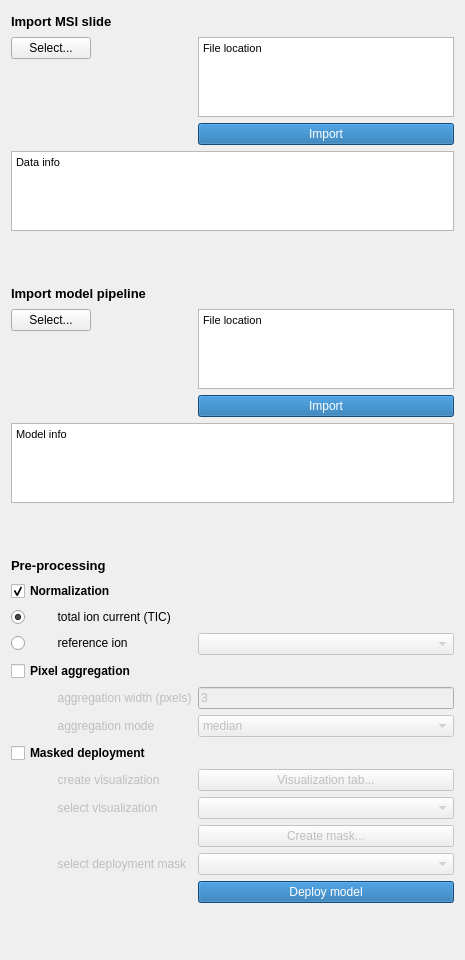
  <widget class="QWidget" name="tab_8">
   <attribute name="title">
    <string>Model Deployment</string>
   </attribute>
   <layout class="QFormLayout" name="formLayout_7">
    <item row="0" column="0">
     <widget class="QLabel" name="label_7">
      <property name="font">
       <font>
        <pointsize>10</pointsize>
        <weight>75</weight>
        <bold>true</bold>
       </font>
      </property>
      <property name="text">
       <string>Import MSI slide</string>
      </property>
     </widget>
    </item>
    <item row="0" column="1">
     <spacer name="horizontalSpacer_17">
      <property name="orientation">
       <enum>Qt::Horizontal</enum>
      </property>
      <property name="sizeHint" stdset="0">
       <size>
        <width>40</width>
        <height>20</height>
       </size>
      </property>
     </spacer>
    </item>
    <item row="1" column="0">
     <widget class="QPushButton" name="deploySelect">
      <property name="text">
       <string>Select...</string>
      </property>
     </widget>
    </item>
    <item row="1" column="1">
     <widget class="QTextBrowser" name="deployLoc">
      <property name="maximumSize">
       <size>
        <width>16777215</width>
        <height>80</height>
       </size>
      </property>
      <property name="html">
       <string>&lt;!DOCTYPE HTML PUBLIC &quot;-//W3C//DTD HTML 4.0//EN&quot; &quot;http://www.w3.org/TR/REC-html40/strict.dtd&quot;&gt;
&lt;html&gt;&lt;head&gt;&lt;meta name=&quot;qrichtext&quot; content=&quot;1&quot; /&gt;&lt;style type=&quot;text/css&quot;&gt;
p, li { white-space: pre-wrap; }
&lt;/style&gt;&lt;/head&gt;&lt;body style=&quot; font-family:'MS Shell Dlg 2'; font-size:8.25pt; font-weight:400; font-style:normal;&quot;&gt;
&lt;p style=&quot; margin-top:0px; margin-bottom:0px; margin-left:0px; margin-right:0px; -qt-block-indent:0; text-indent:0px;&quot;&gt;File location&lt;/p&gt;&lt;/body&gt;&lt;/html&gt;</string>
      </property>
     </widget>
    </item>
    <item row="2" column="1">
     <widget class="QPushButton" name="deployImport">
      <property name="styleSheet">
       <string notr="true">background-color: #1769aa;
color: rgb(255, 255, 255);</string>
      </property>
      <property name="text">
       <string>Import</string>
      </property>
     </widget>
    </item>
    <item row="3" column="0" colspan="2">
     <widget class="QTextBrowser" name="deployInfo">
      <property name="maximumSize">
       <size>
        <width>16777215</width>
        <height>80</height>
       </size>
      </property>
      <property name="html">
       <string>&lt;!DOCTYPE HTML PUBLIC &quot;-//W3C//DTD HTML 4.0//EN&quot; &quot;http://www.w3.org/TR/REC-html40/strict.dtd&quot;&gt;
&lt;html&gt;&lt;head&gt;&lt;meta name=&quot;qrichtext&quot; content=&quot;1&quot; /&gt;&lt;style type=&quot;text/css&quot;&gt;
p, li { white-space: pre-wrap; }
&lt;/style&gt;&lt;/head&gt;&lt;body style=&quot; font-family:'MS Shell Dlg 2'; font-size:8.25pt; font-weight:400; font-style:normal;&quot;&gt;
&lt;p style=&quot; margin-top:0px; margin-bottom:0px; margin-left:0px; margin-right:0px; -qt-block-indent:0; text-indent:0px;&quot;&gt;Data info&lt;/p&gt;&lt;/body&gt;&lt;/html&gt;</string>
      </property>
     </widget>
    </item>
    <item row="4" column="0" colspan="2">
     <spacer name="verticalSpacer_9">
      <property name="orientation">
       <enum>Qt::Vertical</enum>
      </property>
      <property name="sizeType">
       <enum>QSizePolicy::Preferred</enum>
      </property>
      <property name="sizeHint" stdset="0">
       <size>
        <width>20</width>
        <height>40</height>
       </size>
      </property>
     </spacer>
    </item>
    <item row="5" column="0">
     <widget class="QLabel" name="label_8">
      <property name="font">
       <font>
        <pointsize>10</pointsize>
        <weight>75</weight>
        <bold>true</bold>
       </font>
      </property>
      <property name="text">
       <string>Import model pipeline</string>
      </property>
     </widget>
    </item>
    <item row="5" column="1">
     <spacer name="horizontalSpacer_18">
      <property name="orientation">
       <enum>Qt::Horizontal</enum>
      </property>
      <property name="sizeHint" stdset="0">
       <size>
        <width>40</width>
        <height>20</height>
       </size>
      </property>
     </spacer>
    </item>
    <item row="6" column="0">
     <widget class="QPushButton" name="deployModelSel">
      <property name="text">
       <string>Select...</string>
      </property>
     </widget>
    </item>
    <item row="6" column="1">
     <widget class="QTextBrowser" name="deployModelLoc">
      <property name="maximumSize">
       <size>
        <width>16777215</width>
        <height>80</height>
       </size>
      </property>
      <property name="html">
       <string>&lt;!DOCTYPE HTML PUBLIC &quot;-//W3C//DTD HTML 4.0//EN&quot; &quot;http://www.w3.org/TR/REC-html40/strict.dtd&quot;&gt;
&lt;html&gt;&lt;head&gt;&lt;meta name=&quot;qrichtext&quot; content=&quot;1&quot; /&gt;&lt;style type=&quot;text/css&quot;&gt;
p, li { white-space: pre-wrap; }
&lt;/style&gt;&lt;/head&gt;&lt;body style=&quot; font-family:'MS Shell Dlg 2'; font-size:8.25pt; font-weight:400; font-style:normal;&quot;&gt;
&lt;p style=&quot; margin-top:0px; margin-bottom:0px; margin-left:0px; margin-right:0px; -qt-block-indent:0; text-indent:0px;&quot;&gt;File location&lt;/p&gt;&lt;/body&gt;&lt;/html&gt;</string>
      </property>
     </widget>
    </item>
    <item row="7" column="1">
     <widget class="QPushButton" name="deployModelImport">
      <property name="styleSheet">
       <string notr="true">background-color: #1769aa;
color: rgb(255, 255, 255);</string>
      </property>
      <property name="text">
       <string>Import</string>
      </property>
     </widget>
    </item>
    <item row="8" column="0" colspan="2">
     <widget class="QTextBrowser" name="deployModelInfo">
      <property name="maximumSize">
       <size>
        <width>16777215</width>
        <height>80</height>
       </size>
      </property>
      <property name="html">
       <string>&lt;!DOCTYPE HTML PUBLIC &quot;-//W3C//DTD HTML 4.0//EN&quot; &quot;http://www.w3.org/TR/REC-html40/strict.dtd&quot;&gt;
&lt;html&gt;&lt;head&gt;&lt;meta name=&quot;qrichtext&quot; content=&quot;1&quot; /&gt;&lt;style type=&quot;text/css&quot;&gt;
p, li { white-space: pre-wrap; }
&lt;/style&gt;&lt;/head&gt;&lt;body style=&quot; font-family:'MS Shell Dlg 2'; font-size:8.25pt; font-weight:400; font-style:normal;&quot;&gt;
&lt;p style=&quot; margin-top:0px; margin-bottom:0px; margin-left:0px; margin-right:0px; -qt-block-indent:0; text-indent:0px;&quot;&gt;Model info&lt;/p&gt;&lt;/body&gt;&lt;/html&gt;</string>
      </property>
     </widget>
    </item>
    <item row="9" column="0" colspan="2">
     <spacer name="verticalSpacer_11">
      <property name="orientation">
       <enum>Qt::Vertical</enum>
      </property>
      <property name="sizeType">
       <enum>QSizePolicy::Preferred</enum>
      </property>
      <property name="sizeHint" stdset="0">
       <size>
        <width>20</width>
        <height>40</height>
       </size>
      </property>
     </spacer>
    </item>
    <item row="10" column="0">
     <widget class="QLabel" name="label_9">
      <property name="font">
       <font>
        <pointsize>10</pointsize>
        <weight>75</weight>
        <bold>true</bold>
       </font>
      </property>
      <property name="text">
       <string>Pre-processing</string>
      </property>
     </widget>
    </item>
    <item row="10" column="1">
     <spacer name="horizontalSpacer_19">
      <property name="orientation">
       <enum>Qt::Horizontal</enum>
      </property>
      <property name="sizeHint" stdset="0">
       <size>
        <width>40</width>
        <height>20</height>
       </size>
      </property>
     </spacer>
    </item>
    <item row="11" column="0">
     <widget class="QCheckBox" name="deployNormcheck">
      <property name="font">
       <font>
        <weight>75</weight>
        <bold>true</bold>
       </font>
      </property>
      <property name="text">
       <string>Normalization</string>
      </property>
      <property name="checked">
       <bool>true</bool>
      </property>
     </widget>
    </item>
    <item row="11" column="1">
     <spacer name="horizontalSpacer_21">
      <property name="orientation">
       <enum>Qt::Horizontal</enum>
      </property>
      <property name="sizeHint" stdset="0">
       <size>
        <width>40</width>
        <height>20</height>
       </size>
      </property>
     </spacer>
    </item>
    <item row="12" column="0">
     <widget class="QRadioButton" name="depRadioTIC">
      <property name="enabled">
       <bool>true</bool>
      </property>
      <property name="text">
       <string>        total ion current (TIC)</string>
      </property>
      <property name="checked">
       <bool>true</bool>
      </property>
     </widget>
    </item>
    <item row="13" column="0">
     <widget class="QRadioButton" name="depRadioIon">
      <property name="enabled">
       <bool>true</bool>
      </property>
      <property name="text">
       <string>        reference ion</string>
      </property>
     </widget>
    </item>
    <item row="13" column="1">
     <widget class="QComboBox" name="depComboboxIon">
      <property name="enabled">
       <bool>false</bool>
      </property>
     </widget>
    </item>
    <item row="14" column="0">
     <widget class="QCheckBox" name="deployAGGcheck">
      <property name="font">
       <font>
        <weight>75</weight>
        <bold>true</bold>
       </font>
      </property>
      <property name="text">
       <string>Pixel aggregation</string>
      </property>
     </widget>
    </item>
    <item row="14" column="1">
     <spacer name="horizontalSpacer_20">
      <property name="orientation">
       <enum>Qt::Horizontal</enum>
      </property>
      <property name="sizeHint" stdset="0">
       <size>
        <width>40</width>
        <height>20</height>
       </size>
      </property>
     </spacer>
    </item>
    <item row="15" column="0">
     <widget class="QLabel" name="aggwLabel">
      <property name="enabled">
       <bool>false</bool>
      </property>
      <property name="text">
       <string>              aggregation width (pxels)</string>
      </property>
     </widget>
    </item>
    <item row="15" column="1">
     <widget class="QLineEdit" name="aggW">
      <property name="enabled">
       <bool>false</bool>
      </property>
      <property name="text">
       <string>3</string>
      </property>
     </widget>
    </item>
    <item row="16" column="0">
     <widget class="QLabel" name="aggmodeLabel">
      <property name="enabled">
       <bool>false</bool>
      </property>
      <property name="text">
       <string>              aggregation mode</string>
      </property>
     </widget>
    </item>
    <item row="16" column="1">
     <widget class="QComboBox" name="aggMode_2">
      <property name="enabled">
       <bool>false</bool>
      </property>
      <item>
       <property name="text">
        <string>median</string>
       </property>
      </item>
      <item>
       <property name="text">
        <string>mean</string>
       </property>
      </item>
      <item>
       <property name="text">
        <string>max</string>
       </property>
      </item>
      <item>
       <property name="text">
        <string>min</string>
       </property>
      </item>
     </widget>
    </item>
    <item row="17" column="0">
     <widget class="QCheckBox" name="depMaskcheck">
      <property name="font">
       <font>
        <weight>75</weight>
        <bold>true</bold>
       </font>
      </property>
      <property name="text">
       <string>Masked deployment</string>
      </property>
     </widget>
    </item>
    <item row="17" column="1">
     <spacer name="horizontalSpacer_29">
      <property name="orientation">
       <enum>Qt::Horizontal</enum>
      </property>
      <property name="sizeHint" stdset="0">
       <size>
        <width>40</width>
        <height>20</height>
       </size>
      </property>
     </spacer>
    </item>
    <item row="18" column="0">
     <widget class="QLabel" name="depVisLabel">
      <property name="enabled">
       <bool>false</bool>
      </property>
      <property name="text">
       <string>              create visualization</string>
      </property>
     </widget>
    </item>
    <item row="18" column="1">
     <widget class="QPushButton" name="depGoVisButton">
      <property name="enabled">
       <bool>false</bool>
      </property>
      <property name="text">
       <string>Visualization tab...</string>
      </property>
     </widget>
    </item>
    <item row="19" column="0">
     <widget class="QLabel" name="depVisSelLabel">
      <property name="enabled">
       <bool>false</bool>
      </property>
      <property name="text">
       <string>              select visualization</string>
      </property>
     </widget>
    </item>
    <item row="19" column="1">
     <widget class="QComboBox" name="depVisListCombo">
      <property name="enabled">
       <bool>false</bool>
      </property>
     </widget>
    </item>
    <item row="20" column="1">
     <widget class="QPushButton" name="depGoSegEdButton">
      <property name="enabled">
       <bool>false</bool>
      </property>
      <property name="text">
       <string>Create mask...</string>
      </property>
     </widget>
    </item>
    <item row="21" column="0">
     <widget class="QLabel" name="depSegListLabel">
      <property name="enabled">
       <bool>false</bool>
      </property>
      <property name="text">
       <string>              select deployment mask</string>
      </property>
     </widget>
    </item>
    <item row="21" column="1">
     <widget class="QComboBox" name="depSegListCombo">
      <property name="enabled">
       <bool>false</bool>
      </property>
     </widget>
    </item>
    <item row="22" column="1">
     <widget class="QPushButton" name="deployRun">
      <property name="styleSheet">
       <string notr="true">background-color: #1769aa;
color: rgb(255, 255, 255);</string>
      </property>
      <property name="text">
       <string>Deploy model</string>
      </property>
     </widget>
    </item>
    <item row="23" column="0" colspan="2">
     <spacer name="verticalSpacer_10">
      <property name="orientation">
       <enum>Qt::Vertical</enum>
      </property>
      <property name="sizeHint" stdset="0">
       <size>
        <width>20</width>
        <height>40</height>
       </size>
      </property>
     </spacer>
    </item>
   </layout>
  </widget>
